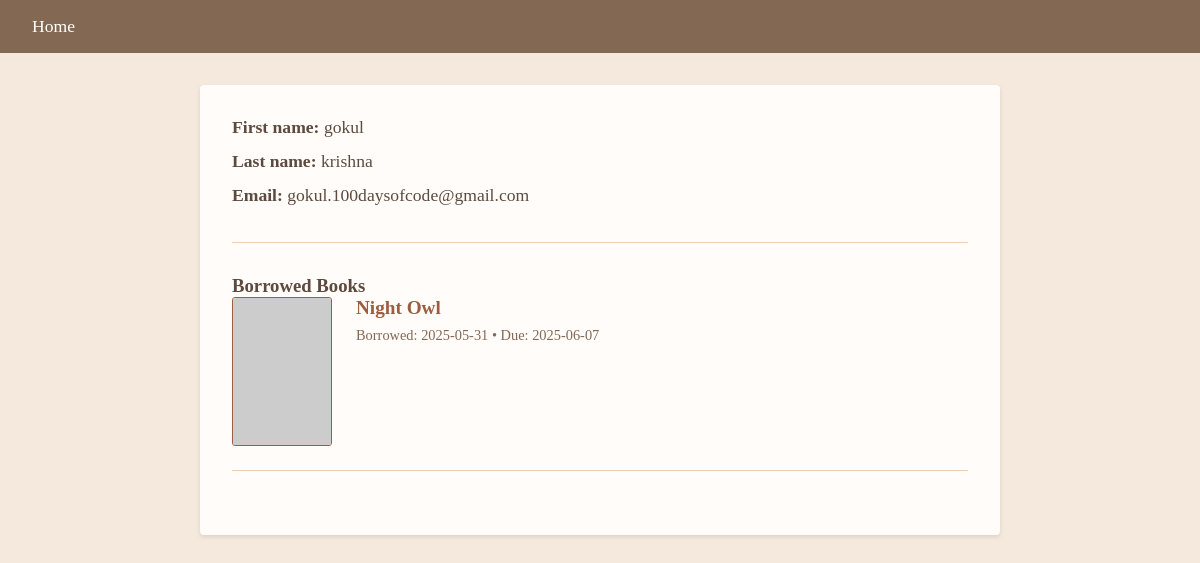
/user-gokul (signed in), run on the app's committed database.
### tables this page shows
CREATE TABLE user (
            Userid INTEGER(25) NOT NULL PRIMARY KEY,
            First_Name CHAR(25) NOT NULL,
            Last_Name CHAR(25),
            Status INTEGER(25),
            Email VARCHAR(255),
            Password VARCHAR(255) NOT NULL
            );

CREATE TABLE book (
            Bookid VARCHAR(255) NOT NULL PRIMARY KEY,
            Title CHAR(25) NOT NULL,
            Author CHAR(25),
            Status INTEGER(25),
            Description TEXT,
            Date TEXT,
            Img TEXT,
            Fine INT
            );

CREATE TABLE borrow (
    UserID VARCHAR(255) NOT NULL,
    BookID VARCHAR(255) NOT NULL,
    BorrowDate TEXT NOT NULL DEFAULT CURRENT_DATE,
    DueDate TEXT NOT NULL,
    PRIMARY KEY (UserID, BookID),
    FOREIGN KEY (UserID) REFERENCES user(UserID) ON DELETE CASCADE,
    FOREIGN KEY (BookID) REFERENCES book(BookID) ON DELETE CASCADE
);

### main.py (the view)
@app.route("/<bookname>",methods=['GET', 'POST'])
def bookpage(bookname):
    print(bookname)
    data=table.fetchdata(bookname=bookname)
    name=table.findname()
    try:
        data=list(data)
        name=list(name)
    except:
        pass
    print(data)
    if data:
        form = Borrow()
        f2=Return()
        if request.method == 'POST':
            if 'borrow' in request.form:  # Borrow form was submitted
                if form.validate_on_submit():
                    check=table.Signedin()
                    if check:
                        table.adddataborrow()
                        data[3]=1-int(data[3])
                        table.setstatus(data[3])
                        return render_template("book.html",data=data,name=name[0])
                    else:
                        return redirect(url_for('signin'))
            elif 'rturn' in request.form:  # Return form was submitted
                if f2.validate_on_submit():
                    table.resetfine()
                    return redirect(url_for('bookpage',bookname=data[1]))
        check=table.Signedin()
        if check:
            fin=table.checkusid()
            if fin:
                return render_template("book.html",data=data,name=name[0],form1=f2)
            return render_template("book.html",data=data,form=form,name=name[0])
        else:
            return render_template("book.html",data=data,form=form)
    else:
        return render_template('booknotfound.html')

### main.py (called while the page is built)
@app.route("/user-<username>",methods=['GET', 'POST'])
def profile(username):
    data=table.getdatauser()
    data=list(data)
    try:
        res=table.getdataborrow()
    except:
        pass
    if res:
        ult=[]
        for i in res:
            ult.append(table.getbookdata(i[1]))
            table.fine(i[1])
        return render_template('user.html',data=data,res=res,ult=ult)
    return render_template('user.html',data=data)

### tableaction.py (called while the page is built)
    @contextmanager
    def _get_connection(self):
        conn = None
        try:
            conn = sqlite3.connect('mydatabase.db', timeout=10)
            conn.execute("PRAGMA busy_timeout = 5000")  # 5 second timeout
            yield conn
        except sqlite3.Error as e:
            print(f"Database error: {e}")
            raise
        finally:
            if conn:
                conn.close()

    def getdataborrow(self):
        with self._get_connection() as conn:
            cursor = conn.cursor()
            cursor.execute("SELECT * FROM borrow WHERE Userid = ?", (self.i,))
            data=cursor.fetchall()
            return data

    def getdatauser(self):
        with self._get_connection() as conn:
            cursor = conn.cursor()
            cursor.execute("SELECT First_name,Last_Name,Email FROM user WHERE Userid = ?", (self.i,))
            data=cursor.fetchall()
            return data

    def getbookdata(self,bokid:int):
        with self._get_connection() as conn:
            cursor = conn.cursor()
            cursor.execute("SELECT Title , Img FROM book WHERE Bookid = ?", (bokid,))
            data=cursor.fetchone()
            return data

    def fine(self,bokid:int):
        with self._get_connection() as conn:
            cursor = conn.cursor()
            cursor.execute("SELECT DueDate FROM borrow WHERE BookID = ?", (bokid,))
            data=cursor.fetchall()
            from datetime import date,datetime
            today = date.today()
            for i in data:
                due_date_str = i[0]
                due_date = datetime.strptime(due_date_str, "%Y-%m-%d").date()
                if due_date<today:
                    cursor.execute(f"UPDATE book SET Fine = {today-due_date} WHERE Bookid = ?",(bokid,))
                    cursor.execute(f"UPDATE book SET Status = 1 WHERE Bookid = ?",(bokid,))
                    conn.commit()

### templates/user.html (shortened to what this page needs)
<!DOCTYPE html>
<html lang="en">
<head>
</head>
<body>
    <nav>
        <a href="{{ url_for('home') }}" class="home-link">Home</a>
    </nav>
    <div class="profile-container">
        <div class="user-info">
            <p><strong>First name:</strong> {{ data[0][0] }}</p>
            <p><strong>Last name:</strong> {{ data[0][1] }}</p>
            <p><strong>Email:</strong> {{ data[0][2] }}</p>
        </div>
        {% if res %}
        <div class="books-list">
            <h3>Borrowed Books</h3>
            {% for i in range(res | length) %}
            <div class="book-item">
                <img src="{{ ult[i][1] }}" alt="{{ ult[i][0] }} cover" class="book-cover"
                     onerror="this.onerror=null; this.src='https://via.placeholder.com/100x150?text=No+Cover'">
                <div class="book-details">
                    <h4 class="book-title">
                        <a href="{{ url_for('bookpage', bookname=ult[i][0]) }}">{{ ult[i][0] }}</a>
                    </h4>
                    <p class="book-meta">
                        Borrowed: {{ res[i][2] }} • Due: {{ res[i][3] }}
                    </p>
                </div>
            </div>
            {% endfor %}
        </div>
        {% endif %}
    </div>
</body>
</html>

### templates/user.html (style rules this page uses)
* { margin: 0; padding: 0; box-sizing: border-box; font-family: 'Georgia', serif; }
body { background-color: #F4E9DC; min-height: 100vh; color: #5C4A3E; }
nav { background-color: #836953; padding: 1rem 2rem; display: flex; align-items: center; }
.home-link { color: #FFFFFF; text-decoration: none; font-size: 1.1rem; transition: color 0.3s ease; }
.profile-container { max-width: 800px; margin: 2rem auto; padding: 2rem; background-color: #FFFCF9; border-radius: 4px; box-shadow: 0 2px 4px rgba(0,0,0,0.1); }
.user-info { margin-bottom: 2rem; padding-bottom: 1.5rem; border-bottom: 1px solid #E8D0B7; }
.user-info p { margin-bottom: 0.8rem; font-size: 1.1rem; }
.books-list { margin-top: 1.5rem; }
.book-item { display: flex; gap: 1.5rem; margin-bottom: 2rem; padding-bottom: 1.5rem; border-bottom: 1px solid #E8D0B7; }
.book-cover { width: 100px; height: auto; border: 1px solid #9C5D41; border-radius: 3px; }
.book-details { flex: 1; }
.book-title { font-size: 1.2rem; color: #7A4A32; margin-bottom: 0.5rem; }
.book-title a { color: #9C5D41; text-decoration: none; transition: color 0.3s ease; }
.book-meta { font-size: 0.9rem; color: #836953; }

### data on the page
user: First_Name "gokul", Last_Name "krishna", Email "gokul.100daysofcode@gmail.com"
book: Title "Night Owl"
borrow: BorrowDate "2025-05-31", DueDate "2025-06-07"
